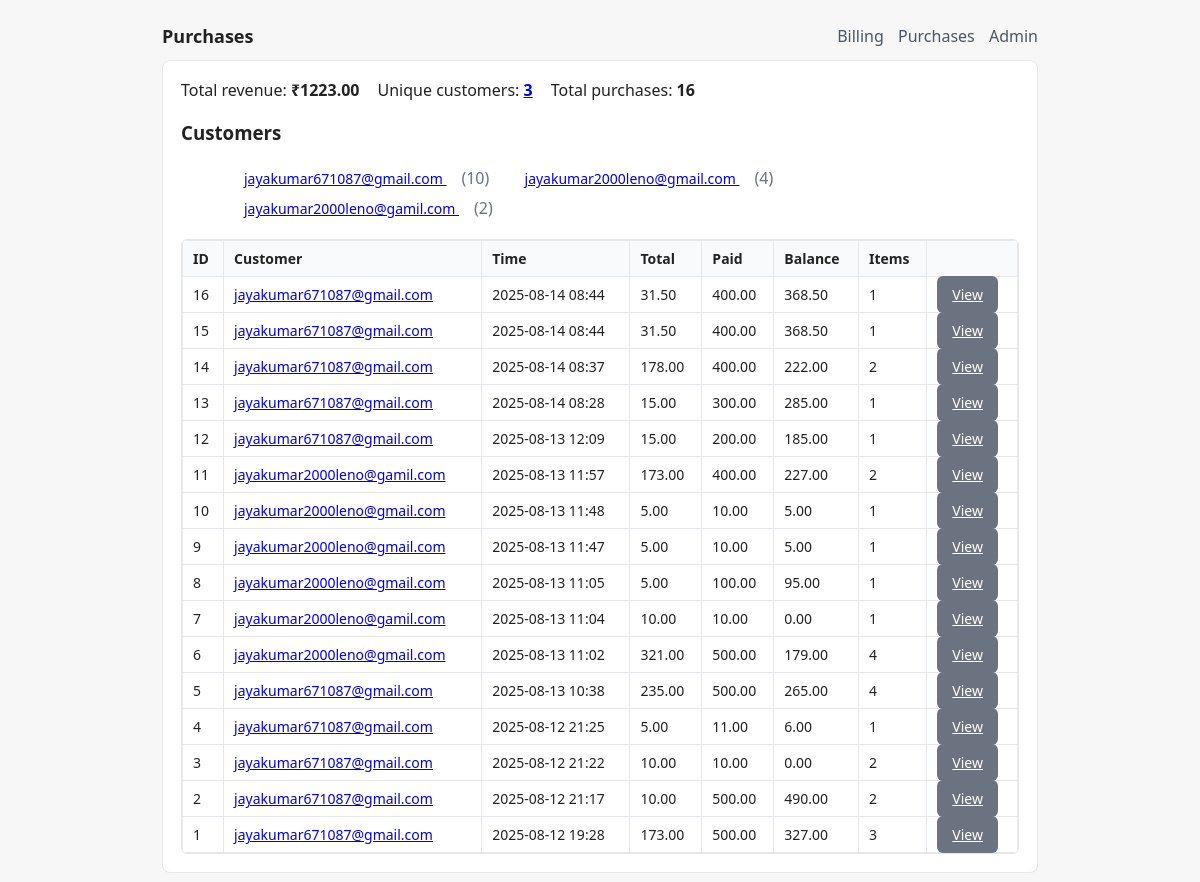
The page /purchases on the database as committed earlier.
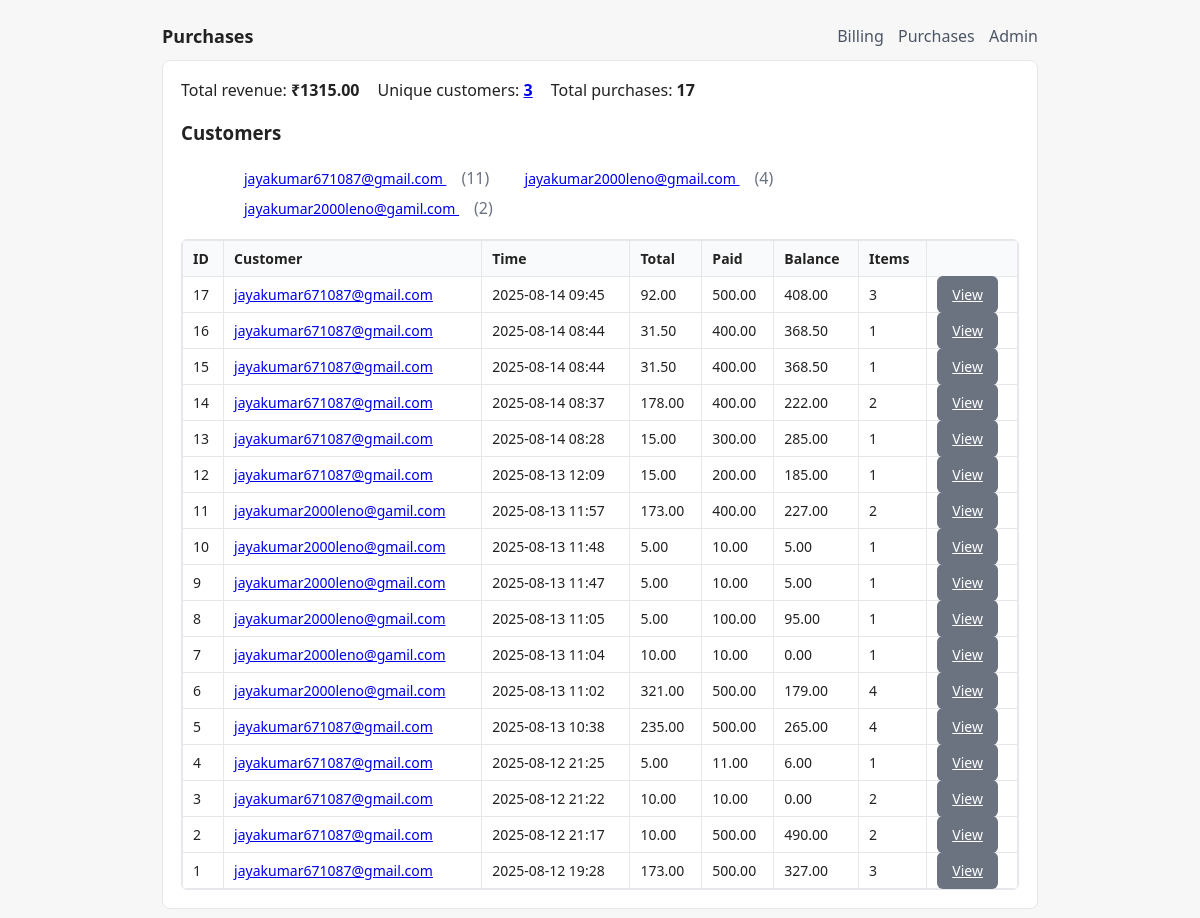
The same page on the database as committed later.
### models.py (models this page shows)
class Purchase(Base):
    __tablename__ = "purchases"
    id = Column(Integer, primary_key=True)
    customer_email = Column(String, index=True, nullable=False)
    purchase_time = Column(DateTime, default=datetime.utcnow)
    paid_amount = Column(Float, nullable=False)
    total_amount = Column(Float, nullable=False)
    balance = Column(Float, nullable=False)
    items = relationship("PurchaseItem", back_populates="purchase", cascade="all,delete-orphan")

### app.py (the view)
@app.get("/purchases", response_class=HTMLResponse)
async def view_purchases(
    request: Request,
    db: Session = Depends(get_db),
    customer: Optional[str] = Query(default=None)
    ):
    purchases = db.query(Purchase).order_by(Purchase.purchase_time.desc()).all()
    total_revenue = round(sum(p.total_amount for p in purchases), 2)
    unique_customers = db.query(
        func.count(func.distinct(func.lower(func.trim(Purchase.customer_email))))
    ).scalar()
    customers = db.query(
        func.lower(func.trim(Purchase.customer_email)).label("email"),
        func.count(Purchase.id).label("orders")
    ).group_by("email").order_by(func.count(Purchase.id).desc()).all()
    selected_customer = None
    customer_purchases = []
    customer_total_revenue = 0.0
    if customer:
        norm = customer.strip().lower()
        selected_customer = norm
        customer_purchases = (
            db.query(Purchase)
            .filter(func.lower(func.trim(Purchase.customer_email)) == norm)
            .order_by(Purchase.purchase_time.desc())
            .all()
        )
        customer_total_revenue = round(sum(p.total_amount for p in customer_purchases), 2)
    purchase_rows = [{
        "id": p.id,
        "customer_email": p.customer_email,
        "purchase_time": p.purchase_time,
        "total_amount": p.total_amount,
        "paid_amount": p.paid_amount,
        "balance": p.balance,
        "items_count": len(p.items),
    } for p in purchases]
    customer_rows = [{
        "id": p.id,
        "customer_email": p.customer_email,
        "purchase_time": p.purchase_time,
        "total_amount": p.total_amount,
        "paid_amount": p.paid_amount,
        "balance": p.balance,
        "items_count": len(p.items),
    } for p in customer_purchases]
    return templates.TemplateResponse("purchases.html", {
        "request": request,
        "purchases": purchases,
        "purchase_rows": purchase_rows,
        "total_revenue": total_revenue,
        "unique_customers": unique_customers,
        "customers": customers,                          # list of (email, orders)
        "selected_customer": selected_customer,          # normalized email or None
        "customer_rows": customer_rows,                  # table for selected customer
        "customer_total_revenue": customer_total_revenue # total for selected customer
    })

### templates/purchases.html (shortened to what this page needs)
{% extends "base.html" %}
{% block heading %}Purchases{% endblock %}
{% block content %}
<div class="stats">
    <div>Total revenue: <strong>₹{{ "%.2f"|format(total_revenue) }}</strong></div>
    <div>
        Unique customers:
        <strong>
            <a href="{{ url_for('view_customers') }}">{{ unique_customers }}</a>
        </strong>
    </div>
    <div>Total purchases: <strong>{{ purchases|length }}</strong></div>
</div>
<div class="mt-6">
    <h3>Customers</h3>
    <ul class="chips">
        {% for c in customers %}
        <li style="display:inline-block; margin:4px 8px;">
            <a class="btn btn-small" href="{{ url_for('view_purchases') }}?customer={{ c.email|urlencode }}">
                {{ c.email }}
            </a>
            <span class="muted">({{ c.orders }})</span>
        </li>
        {% else %}
        <li class="muted">No customers yet.</li>
        {% endfor %}
    </ul>
</div>
<div class="table-wrap mt-10">
    <table class="table">
        <thead>
            <tr>
                <th>ID</th>
                <th>Customer</th>
                <th>Time</th>
                <th>Total</th>
                <th>Paid</th>
                <th>Balance</th>
                <th>Items</th>
                <th></th>
            </tr>
        </thead>
        <tbody>
            {% for p in purchase_rows %}
            <tr>
                <td>{{ p.id }}</td>
                <td>
                    <a href="{{ url_for('view_purchases') }}?customer={{ p.customer_email|trim|lower|urlencode }}">
                        {{ p.customer_email }}
                    </a>
                </td>
                <td>{{ p.purchase_time.strftime("%Y-%m-%d %H:%M") }}</td>
                <td>{{ "%.2f"|format(p.total_amount) }}</td>
                <td>{{ "%.2f"|format(p.paid_amount) }}</td>
                <td>{{ "%.2f"|format(p.balance) }}</td>
                <td>{{ p.items_count }}</td>
                <td><a class="btn btn-secondary" href="/purchase/{{ p.id }}">View</a></td>
            </tr>
            {% else %}
            <tr>
                <td colspan="8" class="muted">No purchases yet.</td>
            </tr>
            {% endfor %}
        </tbody>
    </table>
</div>
{% endblock %}

### templates/base.html (shortened to what this page needs)
<!DOCTYPE html>
<html lang="en">
<head>
  <link rel="stylesheet" href="/static/styles.css">
</head>
<body>
  <div class="page">
    <header class="page-header">
      <div class="page-title">{% block heading %}Billing Page{% endblock %}</div>
      <nav class="top-nav">
        <a href="/billing">Billing</a>
        <a href="/purchases">Purchases</a>
        <a href="/admin/products">Admin</a>
      </nav>
    </header>
    <section class="card">
      {% block content %}{% endblock %}
    </section>
  </div>
</body>
</html>

### static/styles.css (style rules this page uses)
* { box-sizing: border-box; }
body { font-family: system-ui, -apple-system, Segoe UI, Roboto, Arial, sans-serif; color:#222; background:#f7f7f8; }
.page { max-width: 900px; margin: 24px auto; padding: 0 12px; }
.page-header { display:flex; align-items:center; justify-content:space-between; margin-bottom:12px; }
.page-title { font-weight:600; font-size:18px; }
.top-nav a { margin-left:10px; color:#4b5563; text-decoration:none; }
.card { background:#fff; border:1px solid #e5e7eb; border-radius:8px; padding:18px; }
.mt-10 { margin-top:10px; }
.btn { border:1px solid transparent; padding:8px 14px; border-radius:6px; cursor:pointer; font-size:14px; }
.btn-secondary { background:#6b7280; color:#fff; }
.table-wrap { overflow:auto; border:1px solid #e5e7eb; border-radius:6px; }
.table { width:100%; border-collapse:collapse; }
.table th, .table td { border:1px solid #e5e7eb; padding:8px 10px; text-align:left; font-size:14px; }
.table th { background:#f9fafb; font-weight:600; }
.muted { color:#6b7280; }
.stats { display:flex; gap:18px; }

Rows that differ between the two databases and show on the page:
added Purchase: id "17", customer_email "jayakumar671087@gmail.com", purchase_time "2025-08-14 09:45", total_amount "92.00", paid_amount "500.00", balance "408.00", items_count "3"
Other text that changed with them:
{{ "%.2f"|format(total_revenue) }}: "1223.00" → "1315.00"
{{ purchases|length }}: "16" → "17"
new list line: "jayakumar671087@gmail.com ( 11 )"
list line gone: "jayakumar671087@gmail.com ( 10 )"
